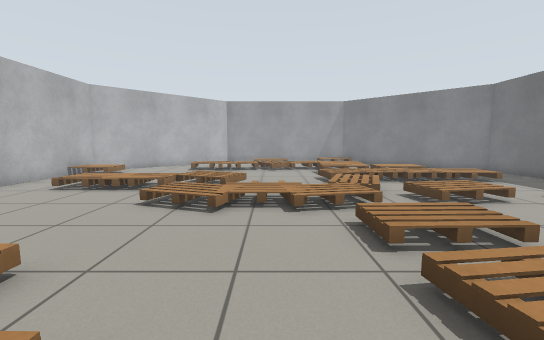
[1] (above)

17 first-person views from a walk through a Gazebo world. The camera is 0.87 m above the floor, tilts 6° down and sees 90° across. The floor is counted in squares, 0.5 m on a side. Each view is taken from the middle of a square. On the plan, view 1 faces up. The plan holds only what a view shows up to about 15 squares ahead; the rest is blank. Simple shapes stand in for some stock models.

[2]
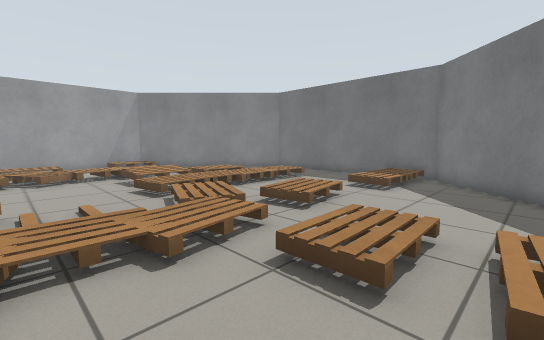

[3]
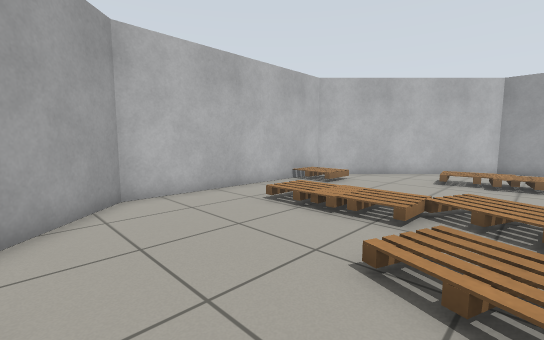

[4]
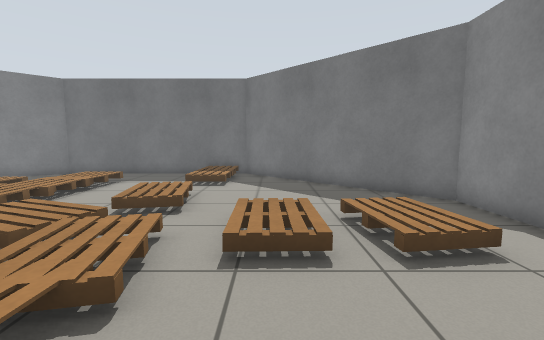

[5]
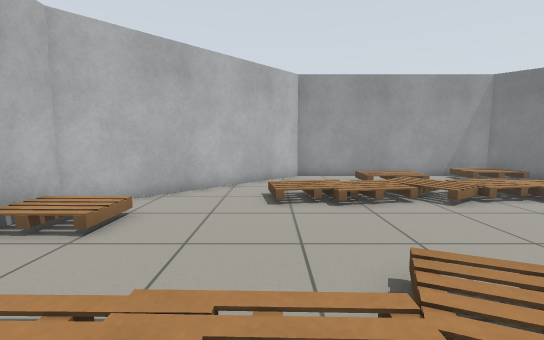

[6]
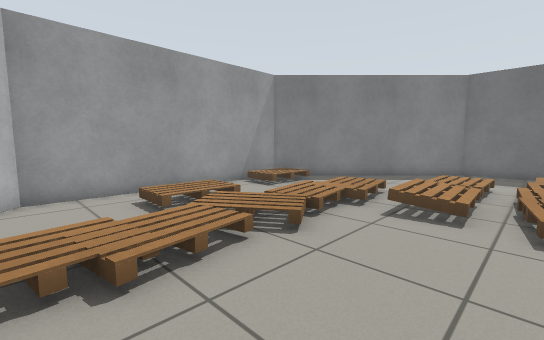

[7]
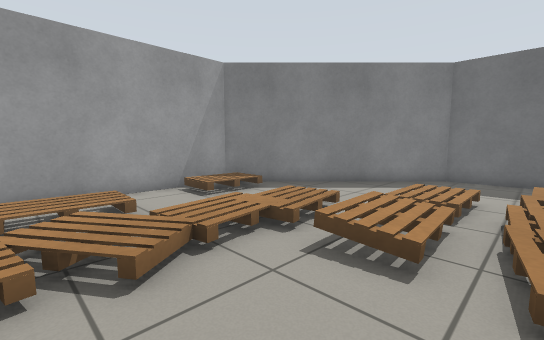

[8]
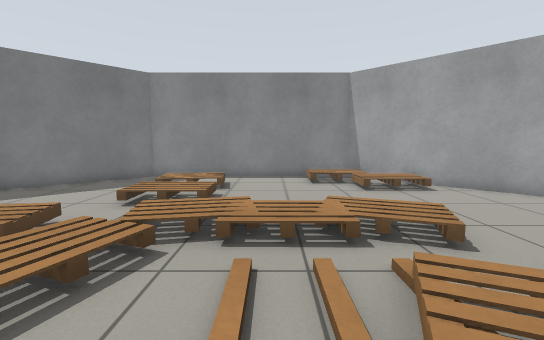

[9]
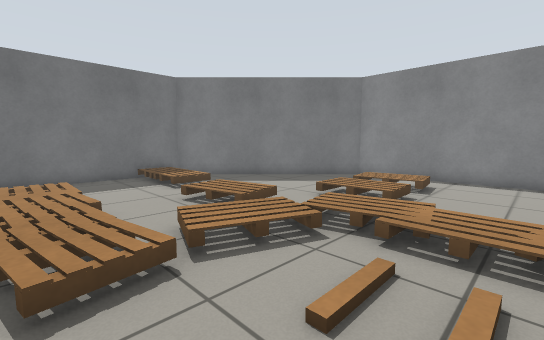

[10]
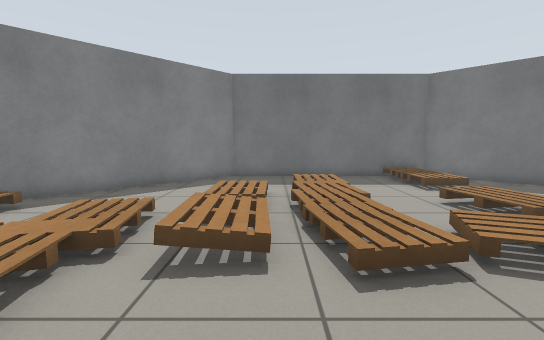

[11]
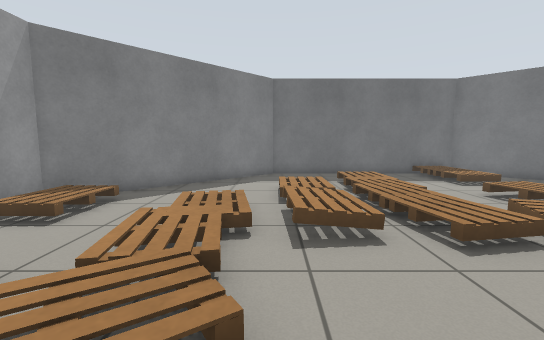

[12]
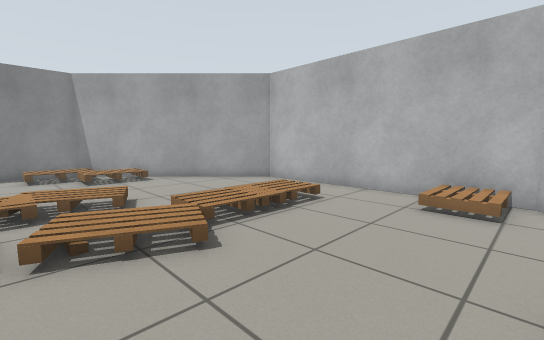

[13]
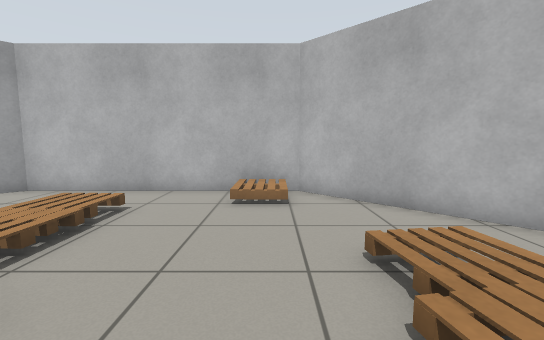

[14]
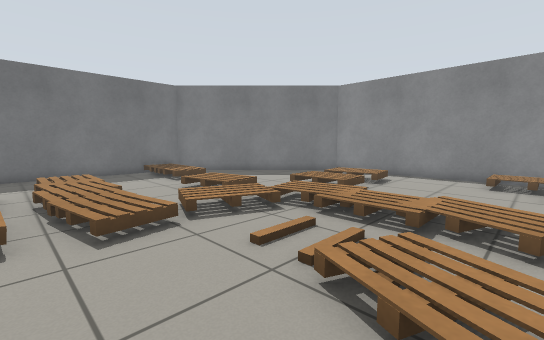

[15]
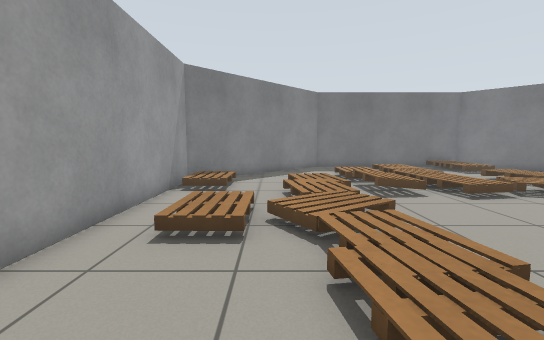

[16]
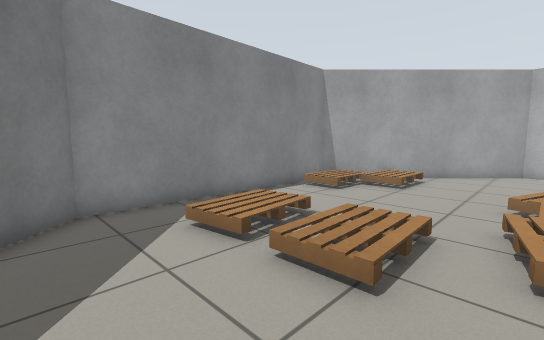

[17]
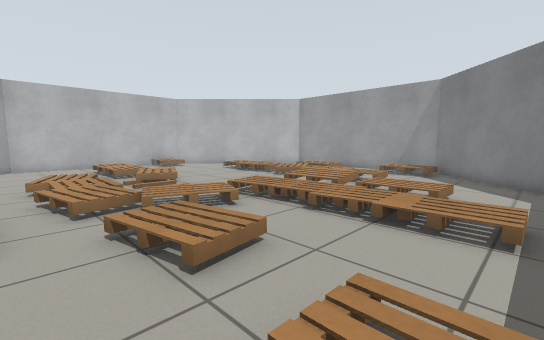

### Floor plan
Points are (right, up) in squares from view 1. A wall is a line through its corners. A room is listed if a view was taken in it or the views show most of it. See-through windows are left out.
Room 1 (views 1, 2, 3, 4, 5, 6, 7, 8, 9, 10, 11, 12, 13, 14, 15, 16, 17)
walls: (-3.7, -0.4) (5.9, -0.4) (12.6, 6.4) (12.6, 15.9) (5.9, 22.7) (-3.7, 22.7) (-10.5, 15.9) (-10.5, 6.4) (-3.7, -0.4)
objects: pallet (-10, 14) to (-9, 15); pallet (-8, 10) to (-7, 11); pallet (-6, 10) to (-4, 11); pallet (-5, 2) to (-3, 3); pallet (-5, 17) to (-3, 18); pallet (-4, 0) to (-2, 1); pallet (-3, 7) to (-2, 9); pallet (-3, 10) to (-1, 12); pallet (-3, 16) to (-1, 18); pallet (-1, 7) to (1, 8); pallet (-1, 19) to (1, 21); pallet (0, 16) to (0, 18); pallet (1, 7) to (3, 8); pallet (1, 17) to (3, 18); pallet (2, 2) to (3, 3); pallet (2, 4) to (4, 5); pallet (2, 9) to (4, 10); pallet (3, 11) to (3, 13); pallet (3, 14) to (5, 15); pallet (3, 17) to (5, 18); pallet (4, 7) to (7, 9); pallet (4, 12) to (5, 13); pallet (4, 21) to (6, 22); pallet (6, 12) to (7, 13); pallet (6, 14) to (8, 16); pallet (7, 12) to (9, 13); pallet (9, 7) to (10, 8); pallet (11, 7) to (12, 8)

Positions as (right, up) in squares from view 1, and headings:
1: (0, 0), facing up
2: (-1, 3), facing up-right
3: (-2, 4), facing up-left
4: (-2, 5), facing right
5: (-5, 9), facing up
6: (-4, 13), facing up-right
7: (-1, 13), facing up-right
8: (0, 13), facing down
9: (-1, 13), facing down-right
10: (-1, 14), facing right
11: (-2, 16), facing right
12: (-1, 16), facing down-left
13: (-1, 15), facing left
14: (-3, 14), facing down-right
15: (-6, 19), facing right
16: (7, 7), facing down-left
17: (10, 6), facing up-left
